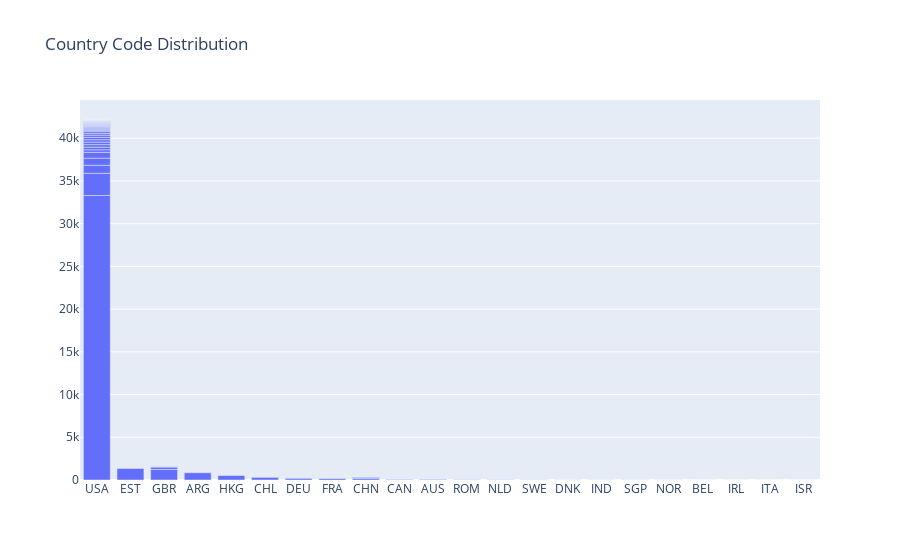

Notebook source saved alongside this figure:
### Markdown cell above
### Plotting country code disribution

### Code cell
# Import plotly.graph_objects instead of nbformat
import plotly.graph_objects as go

country_barchart = go.Figure(
    data=[go.Bar(x=df['country_code'], y=df['country_code'].value_counts().values)],
    layout_title_text="Country Code Distribution"
)

# # Display the chart directly using .show() method
country_barchart.show()

### Figure 1 — Plotly figure (JSON) as saved in the notebook; plotly's stock layout.template omitted (floating-point values rounded to 4 significant figures; data arrays with more than 128 entries replaced by an {"elided": "..."} marker saying what was removed)
{"data": [{"type": "bar", "x": {"elided": "48124 str values"}, "y": [33300, 2595, 1351, 1229, 939, 847, 832, 678, 527, 307, 305, 303, 301, 292, 290, 279, 275, 258, 246, 215, 209, 206, 190, 146, 139, 123, 122, 102, 97, 90, 71, 69, 68, 66, 59, 52, 51, 48, 47, 43, 42, 41, 41, 38, 33, 32, 31, 31, 28, 23, 23, 22, 21, 21, 20, 20, 19, 18, 16, 14, 13, 12, 11, 11, 11, 11, 11, 10, 10, 10, 8, 7, 7, 6, 6, 5, 4, 4, 3, 3, 3, 3, 3, 3, 3, 3, 2, 2, 2, 2, 2, 2, 2, 2, 2, 2, 2, 2, 2, 1, 1, 1, 1, 1, 1, 1, 1, 1, 1, 1, 1, 1, 1, 1, 1]}], "layout": {"title": {"text": "Country Code Distribution"}}}
